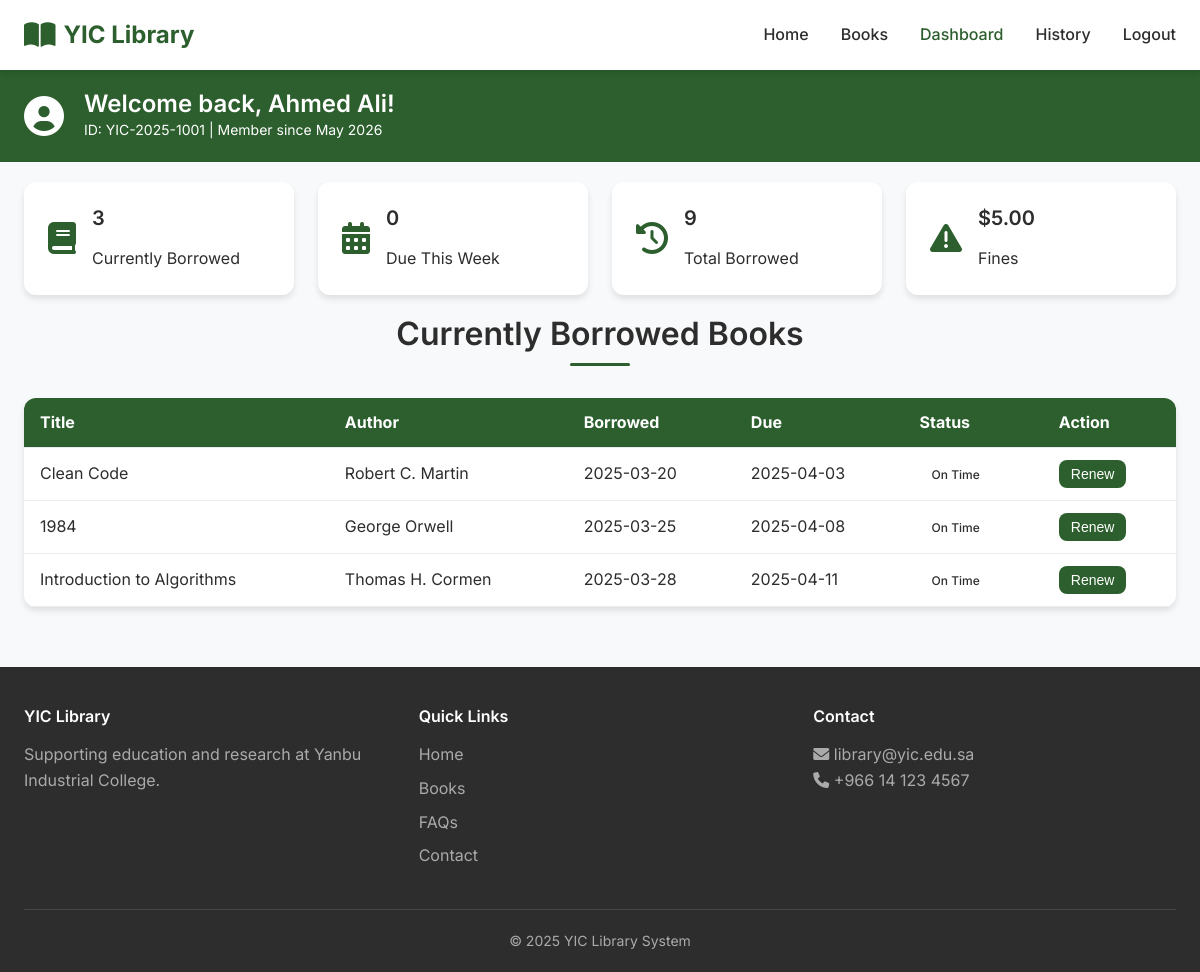
/dashboard.php (signed in), run on the app's committed database.
### tables this page shows
CREATE TABLE borrowings (
    id INT AUTO_INCREMENT PRIMARY KEY,
    user_id INT NOT NULL,
    book_id INT NOT NULL,
    borrow_date DATE NOT NULL,
    due_date DATE NOT NULL,
    return_date DATE NULL,
    fine DECIMAL(10,2) DEFAULT 0.00,
    status ENUM('borrowed', 'returned', 'overdue') DEFAULT 'borrowed',
    FOREIGN KEY (user_id) REFERENCES users(id) ON DELETE CASCADE,
    FOREIGN KEY (book_id) REFERENCES books(id) ON DELETE CASCADE
);

CREATE TABLE books (
    id INT AUTO_INCREMENT PRIMARY KEY,
    title VARCHAR(200) NOT NULL,
    author VARCHAR(100) NOT NULL,
    category ENUM('fiction', 'nonfiction', 'academic', 'science') NOT NULL,
    isbn VARCHAR(20),
    available_copies INT DEFAULT 1,
    total_copies INT DEFAULT 1,
    created_at TIMESTAMP DEFAULT CURRENT_TIMESTAMP
);

### dashboard.php (the view, shortened to what this page needs)
<?php
require_once 'includes/config.php';
$user_id = $_SESSION['user_id'];
$user_name = $_SESSION['user_name'];
$student_id = $_SESSION['student_id'];
$stmt = $pdo->prepare("SELECT COUNT(*) FROM borrowings WHERE user_id = ? AND status = 'borrowed'");
$stmt->execute([$user_id]);
$borrowedCount = $stmt->fetchColumn();
$stmt = $pdo->prepare("SELECT COUNT(*) FROM borrowings WHERE user_id = ? AND due_date BETWEEN CURDATE() AND DATE_ADD(CURDATE(), INTERVAL 7 DAY) AND status = 'borrowed'");
$stmt->execute([$user_id]);
$dueThisWeek = $stmt->fetchColumn();
$stmt = $pdo->prepare("SELECT COUNT(*) FROM borrowings WHERE user_id = ?");
$stmt->execute([$user_id]);
$totalBorrowed = $stmt->fetchColumn();
$stmt = $pdo->prepare("SELECT SUM(fine) FROM borrowings WHERE user_id = ? AND status != 'borrowed'");
$stmt->execute([$user_id]);
$totalFines = $stmt->fetchColumn() ?? 0;
$stmt = $pdo->prepare("SELECT b.title, b.author, br.borrow_date, br.due_date, br.status, br.id as borrowing_id FROM borrowings br JOIN books b ON br.book_id = b.id WHERE br.user_id = ? AND br.status = 'borrowed' ORDER BY br.due_date ASC");
$stmt->execute([$user_id]);
$currentBorrowings = $stmt->fetchAll();
?>
<!DOCTYPE html>
<html lang="en">
<head>
    <link rel="stylesheet" href="css/style.css">
    <link rel="stylesheet" href="https://cdnjs.cloudflare.com/ajax/libs/font-awesome/6.0.0-beta3/css/all.min.css">
</head>
<body>
    <header>
        <nav class="navbar">
            <div class="container nav-container">
                <div class="logo"><i class="fas fa-book-open"></i><span>YIC Library</span></div>
                <ul class="nav-menu" id="navMenu">
                    <li><a href="index.html">Home</a></li>
                    <li><a href="books.php">Books</a></li>
                    <li><a href="dashboard.php" class="active">Dashboard</a></li>
                    <li><a href="borrow-history.php">History</a></li>
                    <li><a href="logout.php">Logout</a></li>
                </ul>
            </div>
        </nav>
    </header>
    <main>
        <section class="dashboard-header">
            <div class="container">
                <div class="user-welcome"><i class="fas fa-user-circle"></i>
                    <div>
                        <h1>Welcome back, <?php echo $user_name; ?>!</h1>
                        <p>ID: <?php echo $student_id; ?> | Member since <?php echo date('M Y'); ?></p>
                    </div>
                </div>
            </div>
        </section>
        <section class="dashboard-stats">
            <div class="container">
                <div class="stats-grid">
                    <div class="stat-card"><i class="fas fa-book"></i>
                        <div>
                            <h3><?php echo $borrowedCount; ?></h3>
                            <p>Currently Borrowed</p>
                        </div>
                    </div>
                    <div class="stat-card"><i class="fas fa-calendar-alt"></i>
                        <div>
                            <h3><?php echo $dueThisWeek; ?></h3>
                            <p>Due This Week</p>
                        </div>
                    </div>
                    <div class="stat-card"><i class="fas fa-history"></i>
                        <div>
                            <h3><?php echo $totalBorrowed; ?></h3>
                            <p>Total Borrowed</p>
                        </div>
                    </div>
                    <div class="stat-card"><i class="fas fa-exclamation-triangle"></i>
                        <div>
                            <h3>$<?php echo number_format($totalFines,2); ?></h3>
                            <p>Fines</p>
                        </div>
                    </div>
                </div>
            </div>
        </section>
        <section class="current-borrowings">
            <div class="container">
                <h2 class="section-title">Currently Borrowed Books</h2>
                <div class="borrowings-table-container">
                    <table class="data-table">
                        <thead>
                            <tr>
                                <th>Title</th>
                                <th>Author</th>
                                <th>Borrowed</th>
                                <th>Due</th>
                                <th>Status</th>
                                <th>Action</th>
                            </tr>
                        </thead>
                        <tbody>
                            <?php if(count($currentBorrowings)>0): foreach($currentBorrowings as $b): $today=new DateTime(); $dueDate=new DateTime($b['due_date']); $diff=$today->diff($dueDate)->days; $status=$diff<=3?'Due Soon':'On Time'; $statusClass=$diff<=3?'badge-due-soon':''; ?>
                            <tr>
                                <td><?php echo $b['title']; ?></td>
                                <td><?php echo $b['author']; ?></td>
                                <td><?php echo $b['borrow_date']; ?></td>
                                <td><?php echo $b['due_date']; ?></td>
                                <td><span class="status-badge <?php echo $statusClass; ?>"><?php echo $status; ?></span>
                                </td>
                                <td>
                                    <form method="POST" action="actions.php"><input type="hidden" name="borrowing_id"
                                            value="<?php echo $b['borrowing_id']; ?>"><button type="submit"
                                            class="btn btn-sm btn-primary"
                                            onclick="return confirm('Renew?')">Renew</button></form>
                                </td>
                            </tr>
                            <?php endforeach; else: ?><tr>
                                <td colspan="6">No books borrowed</td>
                            </tr><?php endif; ?>
                        </tbody>
                    </table>
                </div>
            </div>
        </section>
    </main>
    <footer>
        <div class="container">
            <div class="footer-content">
                <div class="footer-section">
                    <h4>YIC Library</h4>
                    <p>Supporting education and research at Yanbu Industrial College.</p>
                </div>
                <div class="footer-section">
                    <h4>Quick Links</h4>
                    <ul>
                        <li><a href="index.html">Home</a></li>
                        <li><a href="books.php">Books</a></li>
                        <li><a href="#">FAQs</a></li>
                        <li><a href="#">Contact</a></li>
                    </ul>
                </div>
                <div class="footer-section">
                    <h4>Contact</h4>
                    <p><i class="fas fa-envelope"></i> library@yic.edu.sa</p>
                    <p><i class="fas fa-phone"></i> +966 14 123 4567</p>
                </div>
            </div>
            <div class="footer-bottom">
                <p>&copy; 2025 YIC Library System</p>
            </div>
        </div>
    </footer>
</body>
</html>

### css/style.css (style rules this page uses)
:root { --primary: #2c5f2d; --primary-dark: #1e3a1f; --primary-light: #4a7c4b; --secondary: #ffb74d; --accent: #d32f2f; --dark: #2d2d2d; --gray: #6c757d; --light-gray: #e9ecef; --white: #fff; --shadow: 0 4px 6px rgba(0, 0, 0, 0.1); --shadow-lg: 0 10px 25px rgba(0, 0, 0, 0.1); --radius: 12px; --radius-sm: 8px; --transition: all 0.3s ease; }
* { margin: 0; padding: 0; box-sizing: border-box; }
body { font-family: 'Inter', sans-serif; color: var(--dark); line-height: 1.6; background: #f8f9fa; }
.container { max-width: 1280px; margin: 0 auto; padding: 0 24px; }
h1, h2, h3, h4 { font-weight: 600; line-height: 1.2; margin-bottom: 1rem; }
h1 { font-size: 2.5rem; }
h2 { font-size: 2rem; }
h3 { font-size: 1.25rem; }
.section-title { text-align: center; margin-bottom: 2rem; padding-bottom: 0.75rem; position: relative; }
.section-title::after { content: ''; position: absolute; bottom: 0; left: 50%; transform: translateX(-50%); width: 60px; height: 3px; background: var(--primary); border-radius: 3px; }
.btn { display: inline-flex; align-items: center; gap: 8px; padding: 12px 24px; border-radius: var(--radius-sm); font-weight: 500; text-decoration: none; transition: var(--transition); cursor: pointer; border: none; font-size: 1rem; }
.btn-primary { background: var(--primary); color: var(--white); }
.btn-sm { padding: 6px 12px; font-size: 0.875rem; }
.navbar { background: var(--white); box-shadow: var(--shadow); position: sticky; top: 0; z-index: 1000; }
.nav-container { display: flex; justify-content: space-between; align-items: center; padding: 16px 24px; }
.logo { display: flex; align-items: center; gap: 8px; font-size: 1.5rem; font-weight: 700; color: var(--primary); }
.logo i { font-size: 1.75rem; }
.nav-menu { display: flex; list-style: none; gap: 32px; }
.nav-menu li a { text-decoration: none; color: var(--dark); font-weight: 500; transition: var(--transition); }
.nav-menu li a:hover, .nav-menu li a.active { color: var(--primary); }
.dashboard-header { background: var(--primary); color: var(--white); padding: 20px 0; }
.user-welcome { display: flex; align-items: center; gap: 20px; flex-wrap: wrap; }
.user-welcome i { font-size: 2.5rem; }
.user-welcome h1 { font-size: 1.5rem; margin-bottom: 0; }
.user-welcome p { font-size: 0.875rem; }
.stats-grid { display: grid; grid-template-columns: repeat(auto-fit, minmax(200px, 1fr)); gap: 24px; margin: 20px 0; }
.stat-card { background: var(--white); padding: 24px; border-radius: var(--radius); display: flex; align-items: center; gap: 16px; box-shadow: var(--shadow); }
.stat-card i { font-size: 2rem; color: var(--primary); }
.data-table { width: 100%; border-collapse: collapse; background: var(--white); border-radius: var(--radius); overflow: hidden; box-shadow: var(--shadow); }
.data-table thead { background: var(--primary); color: var(--white); }
.data-table th, .data-table td { padding: 12px 16px; text-align: left; border-bottom: 1px solid var(--light-gray); }
.status-badge { display: inline-block; padding: 4px 12px; border-radius: 20px; font-size: 0.75rem; font-weight: 500; }
footer { background: var(--dark); color: #aaa; padding: 40px 0 20px; margin-top: 60px; }
.footer-content { display: grid; grid-template-columns: repeat(auto-fit, minmax(250px, 1fr)); gap: 32px; margin-bottom: 32px; }
.footer-section h4 { color: var(--white); margin-bottom: 1rem; }
.footer-section ul { list-style: none; }
.footer-section ul li { margin-bottom: 8px; }
.footer-section a { color: #aaa; text-decoration: none; }
.footer-bottom { text-align: center; padding-top: 20px; border-top: 1px solid #444; font-size: 0.875rem; }

### data on the page
borrowings: book.title "Clean Code", book.author "Robert C. Martin", borrow_date "2025-03-20", due_date "2025-04-03", due_date "On Time"
borrowings: book.title "1984", book.author "George Orwell", borrow_date "2025-03-25", due_date "2025-04-08", due_date "On Time"
borrowings: book.title "Introduction to Algorithms", book.author "Thomas H. Cormen", borrow_date "2025-03-28", due_date "2025-04-11", due_date "On Time"

### other printed values
$user_name "Ahmed Ali"
$student_id "YIC-2025-1001"
$borrowedCount "3"
$dueThisWeek "0"
$totalBorrowed "9"
$totalFines "5.00"
